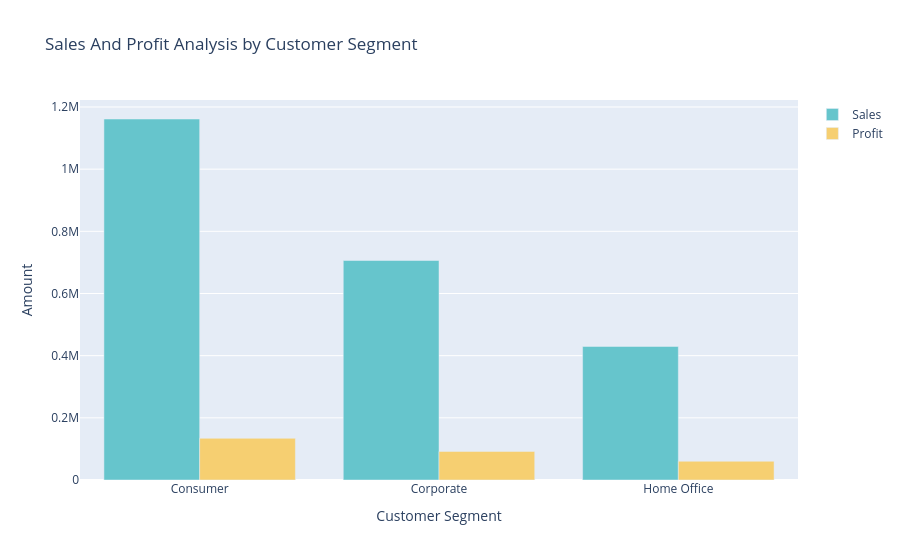

The notebook cell this image was saved under:
### Markdown cell above
Q7: Analyze the sales and profit by customer segment

### Code cell
import pandas as pd
import plotly.express as px
import plotly.graph_objects as go

sales_profit_by_segment = df.groupby ('Segment').agg({'Sales':'sum','Profit':'sum'}).reset_index()

color_palette =px.colors.qualitative.Pastel
fig = go.Figure()

fig.add_trace(go.Bar(x=sales_profit_by_segment['Segment'],
                     y=sales_profit_by_segment['Sales'],
                     name='Sales',
                     marker_color=color_palette[0]))

fig.add_trace(go.Bar(x=sales_profit_by_segment['Segment'],
                     y=sales_profit_by_segment['Profit'],
                     name='Profit',
                     marker_color=color_palette[1]))

fig.update_layout(title='Sales And Profit Analysis by Customer Segment',
                  xaxis_title = 'Customer Segment',
                  yaxis_title = 'Amount')
fig.show()

### Figure 1 — Plotly figure (JSON) as saved in the notebook; plotly's stock layout.template omitted (floating-point values rounded to 4 significant figures)
{"data": [{"marker": {"color": "rgb(102, 197, 204)"}, "name": "Sales", "type": "bar", "x": ["Consumer", "Corporate", "Home Office"], "y": [1161000.0, 706100.0, 429700.0]}, {"marker": {"color": "rgb(246, 207, 113)"}, "name": "Profit", "type": "bar", "x": ["Consumer", "Corporate", "Home Office"], "y": [134100.0, 91980.0, 60300.0]}], "layout": {"title": {"text": "Sales And Profit Analysis by Customer Segment"}, "xaxis": {"title": {"text": "Customer Segment"}}, "yaxis": {"title": {"text": "Amount"}}}}
